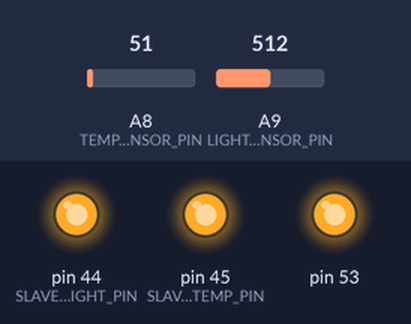
A sketch run on a simulated Arduino Mega 2560, built with avr-gcc and run on an emulated ATmega2560. Parts: output pins drawn as LEDs (lit = HIGH). The test bench sets the inputs (shaded band); at power-on: A8 (TEMPERATURE_SENSOR_PIN) = 51, A9 (LIGHT_SENSOR_PIN) = 512. What the sketch prints to the serial monitor is not drawn.

Above: at 0.05 s.
Timing chart, 0 to 3.0 s (numbered marks = the images above):
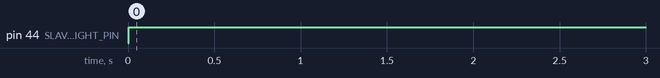

Measured:
- by itself, pin 44 (SLAVE_SELECT_LIGHT_PIN): LOW → HIGH at 0.01 s
- by itself, everything shown: repeats every 1.0 s, in 4 steps

The sketch:

Master.ino
```cpp
/*
 * Multi-Sensor SPI Master Controller
 * Reads temperature and light sensors and transmits data to SPI slaves
 */

#include <SPI.h>

// Hardware pin configuration
const int SLAVE_SELECT_LIGHT_PIN = 44;  // Chip Select for light sensor slave
const int SLAVE_SELECT_TEMP_PIN = 45;   // Chip Select for temperature sensor slave
const int TEMPERATURE_SENSOR_PIN = A8;  // Analog pin for temperature sensor
const int LIGHT_SENSOR_PIN = A9;        // Analog pin for light sensor

// Sensor calibration constants
const int ANALOG_MAX = 1023;            // Maximum analog read value
const int LIGHT_OUTPUT_MAX = 100;       // Maximum light percentage value
const int TEMP_ANALOG_MAX = 306;        // Temperature sensor maximum analog value
const int TEMP_OUTPUT_MAX = 150;        // Maximum temperature value in Celsius

// Timing constants
const int INTER_SLAVE_DELAY = 500;      // Delay between slave communications (ms)
const int SPI_TRANSFER_DELAY = 5;       // Delay after SPI transfer (ms)

// Global variables
int analogValue = 0;                    // Raw analog reading
uint8_t mappedValue = 0;                // Mapped sensor value

/**
 * Setup function - runs once at startup
 * Initializes serial communication, SPI interface, and sensor pins
 */
void setup() {
  Serial.begin(9600);                   // Initialize serial for debugging
  Serial.println("Starting Sensor SPI Master"); // Startup message

  initializeHardware();                 // Set up all hardware components
}

/**
 * Initializes all hardware pins and SPI interface
 */
void initializeHardware() {
  // Configure slave select pins as outputs and set inactive (HIGH)
  pinMode(SLAVE_SELECT_LIGHT_PIN, OUTPUT);
  pinMode(SLAVE_SELECT_TEMP_PIN, OUTPUT);
  digitalWrite(SLAVE_SELECT_LIGHT_PIN, HIGH);
  digitalWrite(SLAVE_SELECT_TEMP_PIN, HIGH);

  // Configure sensor pins as inputs
  pinMode(LIGHT_SENSOR_PIN, INPUT);
  pinMode(TEMPERATURE_SENSOR_PIN, INPUT);

  // Initialize SPI communication
  SPI.begin();
}

/**
 * Main loop function - runs continuously
 * Reads sensors and transmits data to appropriate SPI slaves
 */
void loop() {
  // Read and transmit light sensor data
  processLightSensor();
  delay(INTER_SLAVE_DELAY);

  // Read and transmit temperature sensor data
  processTemperatureSensor();
  delay(INTER_SLAVE_DELAY);

  Serial.println();  // Empty line for better serial output formatting
}

/**
 * Reads light sensor, processes data, and transmits to light slave
 */
void processLightSensor() {
  // Read and map light sensor value
  analogValue = analogRead(LIGHT_SENSOR_PIN);
  mappedValue = map(analogValue, 0, ANALOG_MAX, 0, LIGHT_OUTPUT_MAX);

  // Transmit to light sensor slave
  transmitToSlave(SLAVE_SELECT_LIGHT_PIN, mappedValue);

  // Output to serial monitor
  Serial.print("Light: ");
  Serial.print(mappedValue);
  Serial.println("%");
}

/**
 * Reads temperature sensor, processes data, and transmits to temperature slave
 */
void processTemperatureSensor() {
  // Read and map temperature sensor value
  analogValue = analogRead(TEMPERATURE_SENSOR_PIN);
  mappedValue = map(analogValue, 0, TEMP_ANALOG_MAX, 0, TEMP_OUTPUT_MAX);

  // Transmit to temperature sensor slave
  transmitToSlave(SLAVE_SELECT_TEMP_PIN, mappedValue);

  // Output to serial monitor
  Serial.print("Temp: ");
  Serial.print(mappedValue);
  Serial.println(" C");
}

/**
 * Transmits data to a specific slave device
 * @param slaveSelectPin - The chip select pin for the target slave
 * @param data - The data byte to transmit
 */
void transmitToSlave(int slaveSelectPin, uint8_t data) {
  activateSlave(slaveSelectPin);    // Select the target slave
  SPI.transfer(data);               // Transmit the data
  delay(SPI_TRANSFER_DELAY);        // Brief delay for transmission stability
  deactivateSlave(slaveSelectPin);  // Deselect the slave
}

/**
 * Activates a slave device by asserting its chip select pin
 * @param slaveSelectPin - The chip select pin to assert
 */
void activateSlave(int slaveSelectPin) {
  digitalWrite(slaveSelectPin, LOW);  // Assert chip select (active low)
}

/**
 * Deactivates a slave device by deasserting its chip select pin
 * @param slaveSelectPin - The chip select pin to deassert
 */
void deactivateSlave(int slaveSelectPin) {
  digitalWrite(slaveSelectPin, HIGH);  // Deassert chip select
}
```
